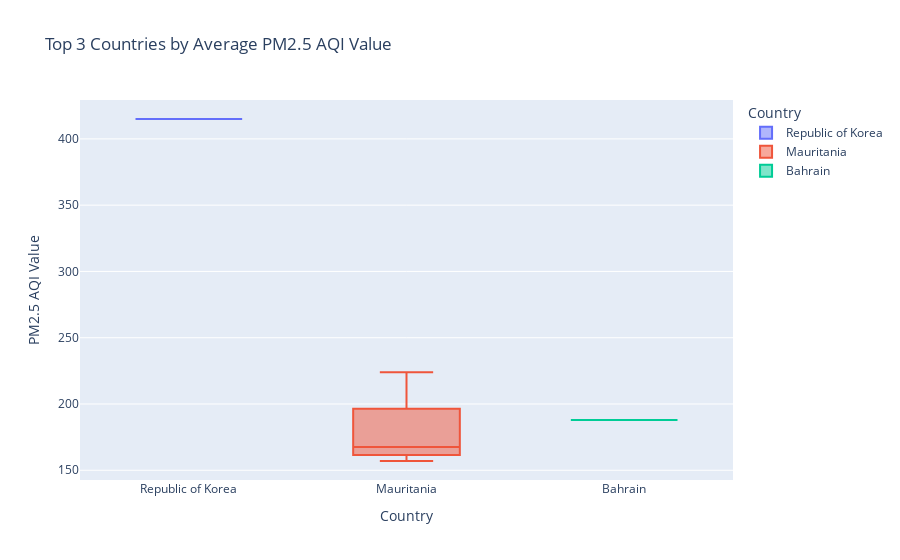
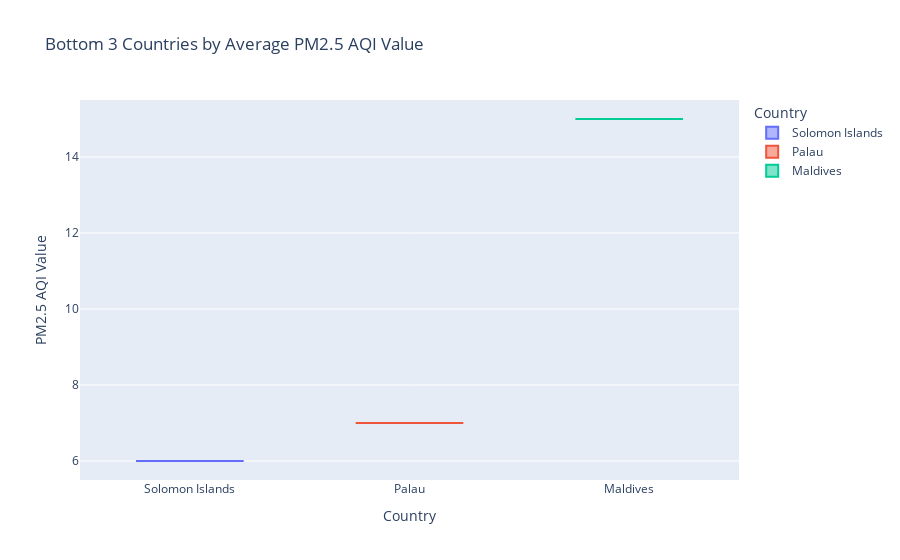

The notebook cell these images were saved under, in order:
### Code cell
# Calculate average PM2.5 AQI Value per country
country_avg_o3 = aqm.groupby('Country')['PM2.5 AQI Value'].mean().reset_index()

# Top 3 countries with highest average PM2.5 AQI Value
top_countries = country_avg_o3.nlargest(3, 'PM2.5 AQI Value')['Country'].tolist()
top_data = aqm[aqm['Country'].isin(top_countries)]

# Bottom 3 countries with lowest average PM2.5 AQI Value
bottom_countries = country_avg_o3.nsmallest(3, 'PM2.5 AQI Value')['Country'].tolist()
bottom_data = aqm[aqm['Country'].isin(bottom_countries)]

# Plot for highest PM2.5 AQI countries
fig_top = px.box(top_data, x='Country', y='PM2.5 AQI Value', color='Country',
                title='Top 3 Countries by Average PM2.5 AQI Value')
fig_top.show()

# Plot for lowest PM2.5 AQI countries
fig_bottom = px.box(bottom_data, x='Country', y='PM2.5 AQI Value', color='Country',
                    title='Bottom 3 Countries by Average PM2.5 AQI Value')
fig_bottom.show()

### Figure 1 — Plotly figure (JSON) as saved in the notebook; plotly's stock layout.template omitted (floating-point values rounded to 4 significant figures)
{"data": [{"alignmentgroup": "True", "hovertemplate": "Country=%{x}<br>PM2.5 AQI Value=%{y}<extra></extra>", "legendgroup": "Republic of Korea", "marker": {"color": "#636efa"}, "name": "Republic of Korea", "notched": false, "offsetgroup": "Republic of Korea", "orientation": "v", "showlegend": true, "type": "box", "x": ["Republic of Korea"], "x0": " ", "xaxis": "x", "y": [415], "y0": " ", "yaxis": "y"}, {"alignmentgroup": "True", "hovertemplate": "Country=%{x}<br>PM2.5 AQI Value=%{y}<extra></extra>", "legendgroup": "Mauritania", "marker": {"color": "#EF553B"}, "name": "Mauritania", "notched": false, "offsetgroup": "Mauritania", "orientation": "v", "showlegend": true, "type": "box", "x": ["Mauritania", "Mauritania", "Mauritania", "Mauritania"], "x0": " ", "xaxis": "x", "y": [157, 166, 169, 224], "y0": " ", "yaxis": "y"}, {"alignmentgroup": "True", "hovertemplate": "Country=%{x}<br>PM2.5 AQI Value=%{y}<extra></extra>", "legendgroup": "Bahrain", "marker": {"color": "#00cc96"}, "name": "Bahrain", "notched": false, "offsetgroup": "Bahrain", "orientation": "v", "showlegend": true, "type": "box", "x": ["Bahrain"], "x0": " ", "xaxis": "x", "y": [188], "y0": " ", "yaxis": "y"}], "layout": {"boxmode": "overlay", "legend": {"title": {"text": "Country"}, "tracegroupgap": 0}, "title": {"text": "Top 3 Countries by Average PM2.5 AQI Value"}, "xaxis": {"anchor": "y", "categoryarray": ["Republic of Korea", "Mauritania", "Bahrain"], "categoryorder": "array", "domain": [0, 1], "title": {"text": "Country"}}, "yaxis": {"anchor": "x", "domain": [0, 1], "title": {"text": "PM2.5 AQI Value"}}}}

### Figure 2 — Plotly figure (JSON) as saved in the notebook; plotly's stock layout.template omitted (floating-point values rounded to 4 significant figures)
{"data": [{"alignmentgroup": "True", "hovertemplate": "Country=%{x}<br>PM2.5 AQI Value=%{y}<extra></extra>", "legendgroup": "Solomon Islands", "marker": {"color": "#636efa"}, "name": "Solomon Islands", "notched": false, "offsetgroup": "Solomon Islands", "orientation": "v", "showlegend": true, "type": "box", "x": ["Solomon Islands"], "x0": " ", "xaxis": "x", "y": [6], "y0": " ", "yaxis": "y"}, {"alignmentgroup": "True", "hovertemplate": "Country=%{x}<br>PM2.5 AQI Value=%{y}<extra></extra>", "legendgroup": "Palau", "marker": {"color": "#EF553B"}, "name": "Palau", "notched": false, "offsetgroup": "Palau", "orientation": "v", "showlegend": true, "type": "box", "x": ["Palau"], "x0": " ", "xaxis": "x", "y": [7], "y0": " ", "yaxis": "y"}, {"alignmentgroup": "True", "hovertemplate": "Country=%{x}<br>PM2.5 AQI Value=%{y}<extra></extra>", "legendgroup": "Maldives", "marker": {"color": "#00cc96"}, "name": "Maldives", "notched": false, "offsetgroup": "Maldives", "orientation": "v", "showlegend": true, "type": "box", "x": ["Maldives"], "x0": " ", "xaxis": "x", "y": [15], "y0": " ", "yaxis": "y"}], "layout": {"boxmode": "overlay", "legend": {"title": {"text": "Country"}, "tracegroupgap": 0}, "title": {"text": "Bottom 3 Countries by Average PM2.5 AQI Value"}, "xaxis": {"anchor": "y", "categoryarray": ["Solomon Islands", "Palau", "Maldives"], "categoryorder": "array", "domain": [0, 1], "title": {"text": "Country"}}, "yaxis": {"anchor": "x", "domain": [0, 1], "title": {"text": "PM2.5 AQI Value"}}}}
